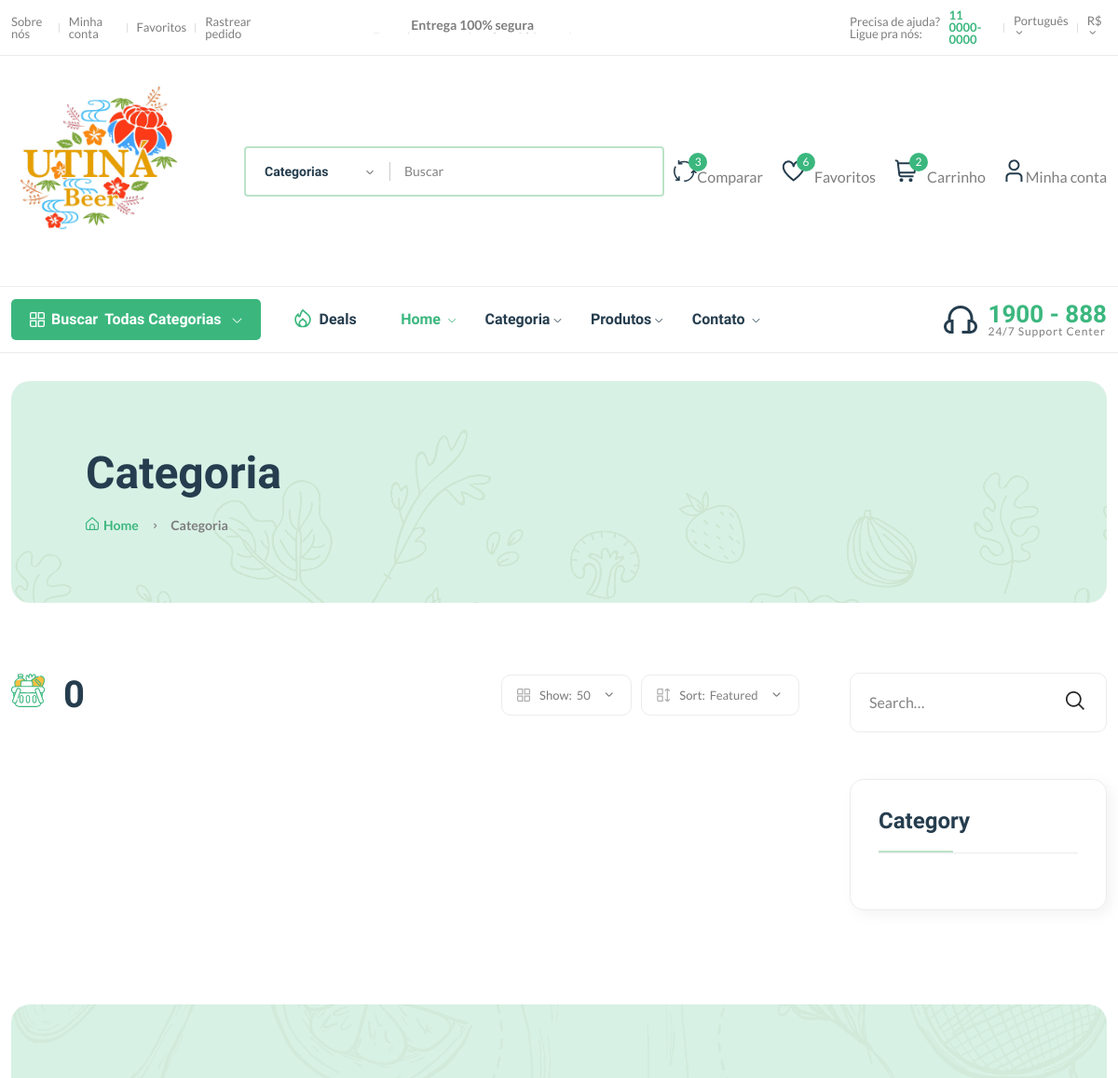
The app's page /category/ (upper part), older data.
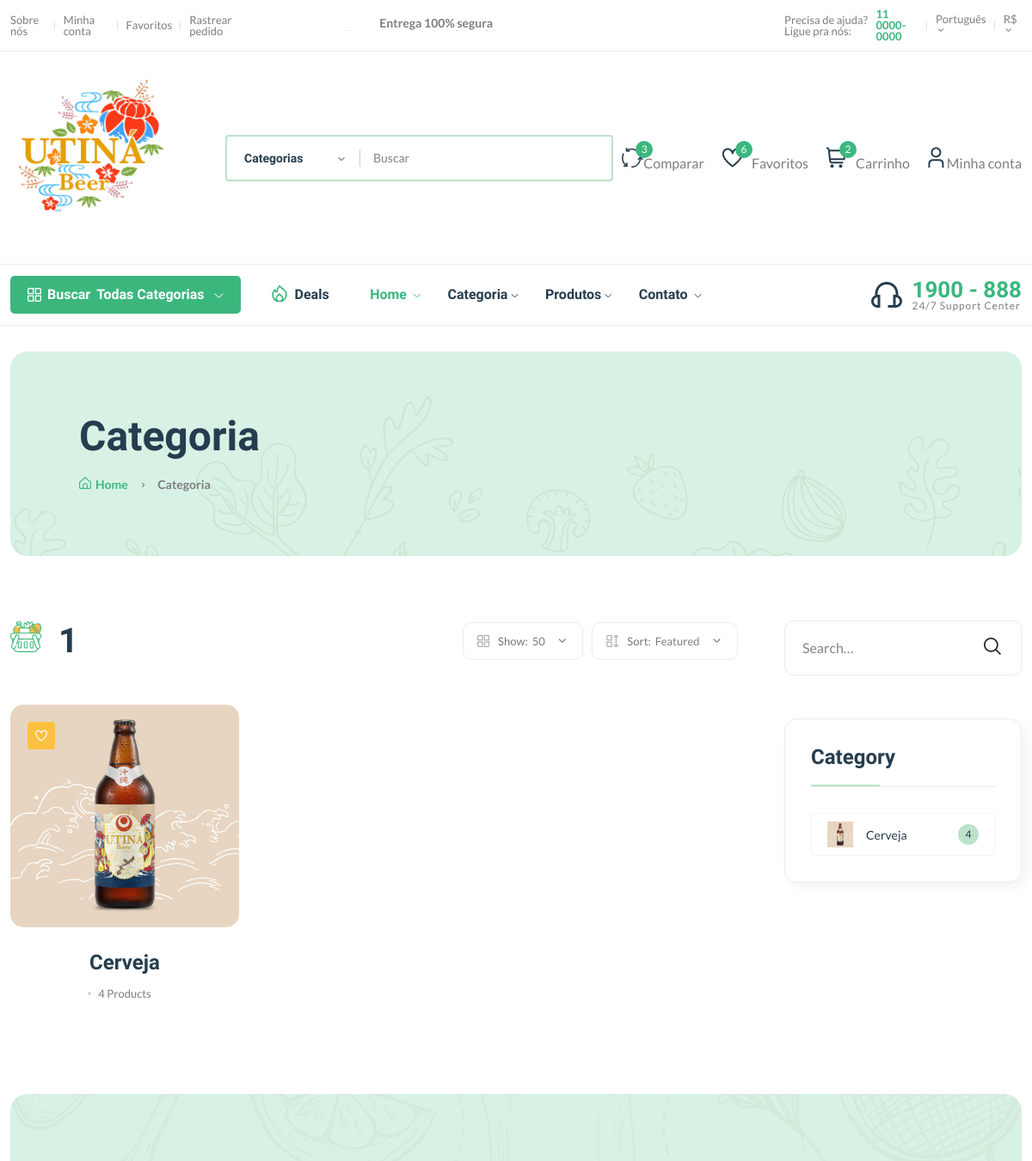
The same page, newer data.
### core/models.py (models this page shows, shortened)
class Category(models.Model):
    cid = ShortUUIDField(unique=True, max_length=20)
    title = models.CharField(max_length=100, default="Cerveja")
    image = models.ImageField(upload_to="category.jpg")
    class Meta:
        verbose_name_plural = "Categories"

### core/views.py (the view)
# urls.py: path("category/", category_list_view, name="category-list"),
def category_list_view(request):
    categories = Category.objects.all().annotate(product_count=Count("category"))
    context = {
        "categories": categories
    }
    return render(request, 'core/category-list.html', context)

### core/context_processor.py (called while the page is built)
def default(request):
    categories = Category.objects.all()
    return {
        'categories':categories,
    }

### templates/core/category-list.html (shortened to what the changed rows need)
{% extends 'partials/base.html' %}
{% block content %}
{% load static %}
<main class="main">
        <div class="page-header mt-30 mb-75">
            <div class="container">
                <div class="archive-header">
                    <div class="row align-items-center">
                        <div class="col-xl-3">
                            <h1 class="mb-15">Categoria</h1>
                        </div>
                    </div>
                </div>
            </div>
        </div>
        <div class="page-content mb-50">
            <div class="container">
                <div class="row">
                    <div class="col-lg-9">
                        <div class="shop-product-fillter mb-50 pr-30">
                            <div class="totall-product">
                                <h2>
                                    <img class="w-36px mr-10" src="assets/imgs/theme/icons/category-1.svg" alt="" />
                                    {{categories.count}}
                                </h2>
                            </div>
                        </div>
                        <div class="loop-grid pr-30">
                            <div class="row">
                            {% for c in categories %}
                                <article class="col-xl-4 col-lg-6 col-md-6 text-center hover-up mb-30 animated">
                                    <div class="post-thumb">
                                        <a href="{% url 'core:category-product-list' c.cid %}">
                                            <img class="border-radius-15" src="{{c.image.url}}" alt="" />
                                        </a>
                                        <div class="entry-meta">
                                            <a class="entry-meta meta-2" href="blog-category-grid.html"><i class="fi-rs-heart"></i></a>
                                        </div>
                                    </div>
                                    <div class="entry-content-2">
                                        <h4 class="post-title mb-15">
                                            <a href="{% url 'core:category-product-list' c.cid %}">{{c.title}}</a>
                                        </h4>
                                        <div class="entry-meta font-xs color-grey mt-10 pb-10">
                                            <div>
                                                <span class="hit-count has-dot mr-10">{{c.category.count}} Product{{c.category.count|pluralize}}</span>
                                            </div>
                                        </div>
                                    </div>
                                </article>
                            {% endfor %}
                            </div>
                        </div>
                    </div>
                    <div class="col-lg-3 primary-sidebar sticky-sidebar">
                        <div class="widget-area">
                            <div class="sidebar-widget widget-category-2 mb-50">
                                <ul>
                                {% for c in categories %}
                                    <li>
                                        <a href="shop-grid-right.html"> <img src="{{c.image.url}}" alt="" />{{c.title}}</a><span class="count">{{c.category.count}}</span>
                                    </li>
                                {% endfor %}
                                </ul>
                            </div>
                        </div>
                    </div>
                </div>
            </div>
        </div>
    </main>
{% endblock content %}

Row changes from the older to the newer data that the page shows:
added Category: image (picture), title "Cerveja", category.count "4"
Text that changed along with them:
{{ categories.count }}: "0" → "1"
